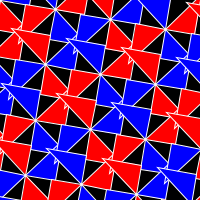
Frame 1 (no input)
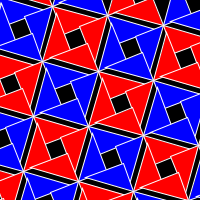
Frame 60 (the mouse pressed at the canvas centre just before this capture)
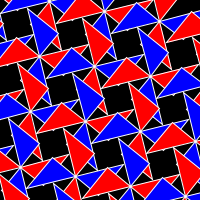
Frame 120 (the mouse held since frame 60 and released just before this capture)

The Processing sketch that drew these frames (run headless with seeded random() and noise(); from frame 60 on, the mouse is pressed at the canvas centre):

// Processing sketch: BrokenSquares
// ── BrokenSquares.pde
//Peter Farrell 5/29/15
//inspired by Zulko's blog post
//http://zulko.github.io/blog/2014/09/20/vector-animations-with-python/
//looks like broken squares but it's rotating stars!

int rotAngle = 0;
float offset = 0;

void setup(){
  size(200,200);
  background(0);
 
}

void draw(){
  frameRate(20);
  background(0);
  rotate(radians(10));
  starField(offset);
  rotAngle += 1;
  offset += 1;
  if (offset == 56){
    offset = 0;
  }
}

void starField(float offSet){
  for (int i=0;i<6;i++){
    for(int j = 0;j<6;j++){
      if((i+j)%2==0){
      star1(40*1.4*i-offSet,40*1.4*j-offSet);
      }else{
      star2(40*1.4*i-offSet,40*1.4*j-offSet);
      }
    }
  }
}

void star1(float x, float y){
  pushMatrix();
  translate(x,y);
  rotate(radians(rotAngle));
  rectMode(CENTER);
  //rect(0,0,40,40);
  pushMatrix();
  for(int k=0;k<4;k++){
    if(k%2==0){
      fill(255,0,0);
    }else{
      fill(0,0,255);
    }
    stroke(255);
    triangle(0,0,-40,-30,0,-30);
    rotate(radians(90));
  }
  popMatrix();
  popMatrix();
}

void star2(float x, float y){
  pushMatrix();
  translate(x,y);
  rotate(radians(rotAngle));
  rectMode(CENTER);
  //rect(0,0,40,40);
  pushMatrix();
  for(int k=0;k<4;k++){
    if(k%2==1){
      fill(255,0,0);
    }else{
      fill(0,0,255);
    }
    stroke(255);
    triangle(0,0,-40,-30,0,-30);
    rotate(radians(90));
  }
  popMatrix();
  popMatrix();
}
